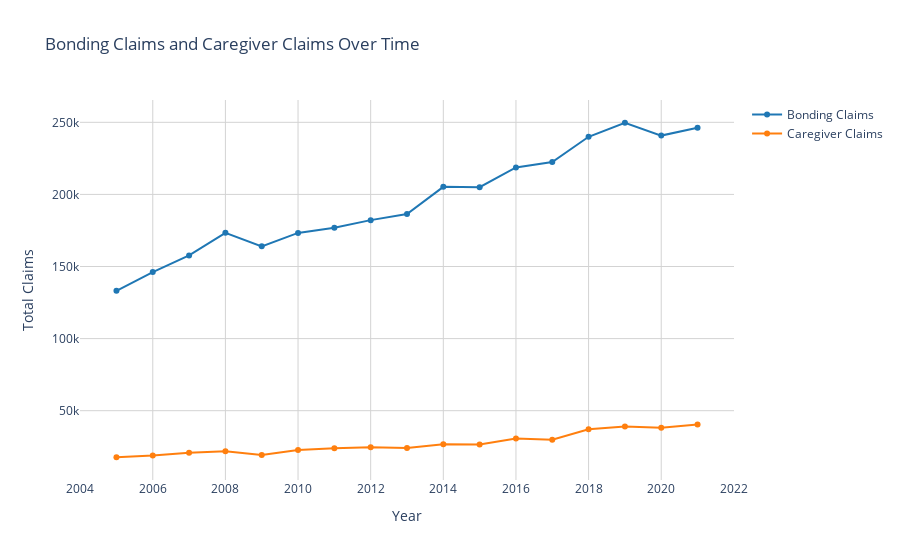

This figure's notebook cell:
### Code cell
# print('This tells us that more people use the benefit for bonding claims vs. caregiving claims.')

colorblind_palette = ['#1f77b4', '#ff7f0e']

trace1 = go.Scatter(x=grouped_bond_avg['year'], 
                    y=grouped_bond_avg['bond_claims_tot'], 
                    name = "Bonding Claims",
                   line=dict(color=colorblind_palette[0]))

trace2 = go.Scatter(x=grouped_care_avg['year'], 
                    y=grouped_care_avg['care_claims_tot'], 
                    name = "Caregiver Claims",
                   line=dict(color=colorblind_palette[1]))

fig = go.Figure()
fig.add_trace(trace1)
fig.add_trace(trace2)

# fig.update_layout(
#     title="Bonding Claims and Caregiver Claims Over Time",
#     xaxis=dict(title="Year"),
#     yaxis=dict(title="Claims Total"))

layout = go.Layout(
    title='Bonding Claims and Caregiver Claims Over Time',
    plot_bgcolor='white',  # Set the background color to white
    xaxis=dict(title='Year', showgrid=True, gridcolor='lightgray'),
    yaxis=dict(title='Total Claims', showgrid=True, gridcolor='lightgray')
)

fig = go.Figure(data=[trace1, trace2], layout=layout)

fig.show()

### Figure 1 — Plotly figure (JSON) as saved in the notebook; plotly's stock layout.template omitted (floating-point values rounded to 4 significant figures)
{"data": [{"line": {"color": "#1f77b4"}, "name": "Bonding Claims", "type": "scatter", "x": [2005, 2006, 2007, 2008, 2009, 2010, 2011, 2012, 2013, 2014, 2015, 2016, 2017, 2018, 2019, 2020, 2021], "y": [133200.0, 146131, 157700.0, 173400.0, 164000.0, 173304, 176800.0, 182200.0, 186400.0, 205200.0, 205000.0, 218686, 222400.0, 240000.0, 249700.0, 240800.0, 246300.0]}, {"line": {"color": "#ff7f0e"}, "name": "Caregiver Claims", "type": "scatter", "x": [2005, 2006, 2007, 2008, 2009, 2010, 2011, 2012, 2013, 2014, 2015, 2016, 2017, 2018, 2019, 2020, 2021], "y": [17715, 18908, 20920.0, 21798, 19300.0, 22672, 24006, 24603, 24110.0, 26666, 26540.0, 30640.0, 29903, 37130.0, 38983, 38200.0, 40470.0]}], "layout": {"autosize": true, "plot_bgcolor": "white", "title": {"text": "Bonding Claims and Caregiver Claims Over Time"}, "xaxis": {"autorange": true, "gridcolor": "lightgray", "range": [2004.0, 2022.0], "showgrid": true, "title": {"text": "Year"}, "type": "linear"}, "yaxis": {"autorange": true, "gridcolor": "lightgray", "range": [-1429.0, 268800.0], "showgrid": true, "title": {"text": "Total Claims"}, "type": "linear"}}}
